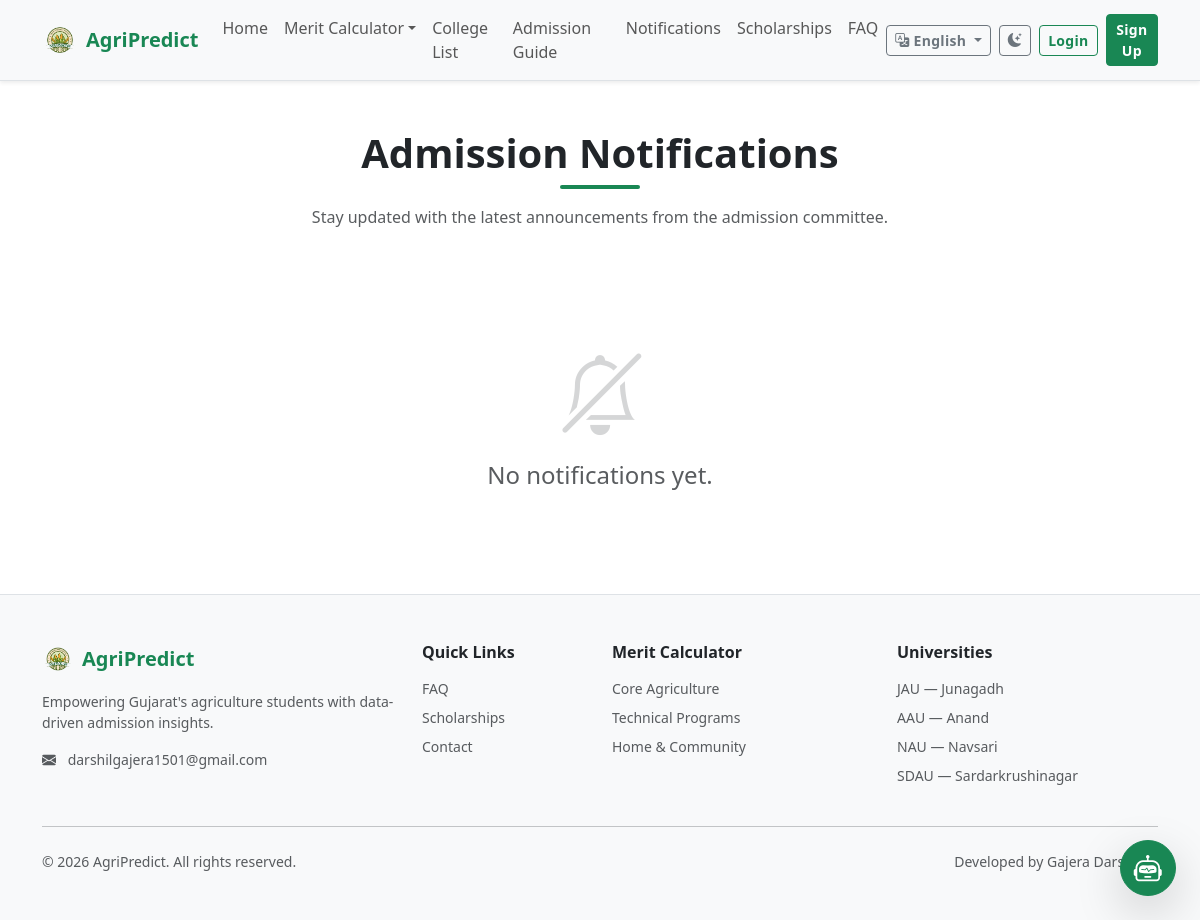
Before: /notifications/ with the older database file.
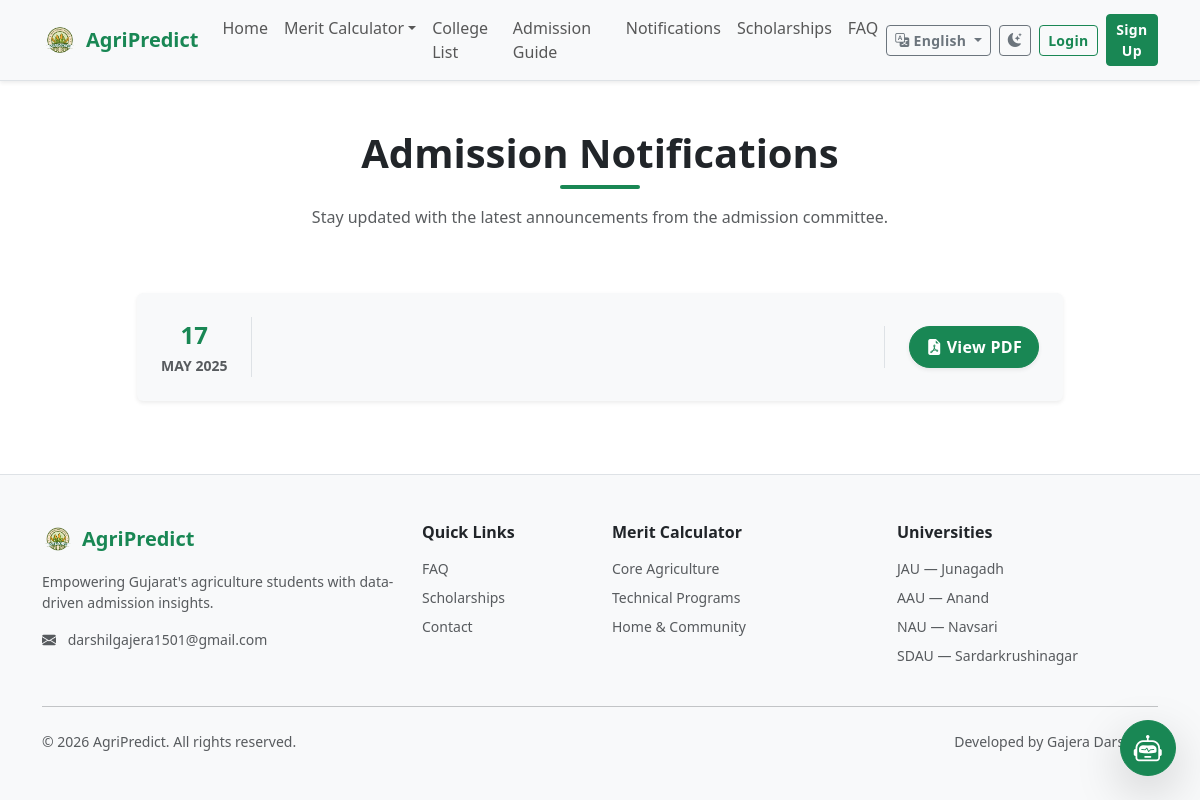
After: the same page with the newer database file.
### notifications/models.py (models this page shows, shortened)
class Notification(TranslatableModel):
    translations = TranslatedFields(
        title=models.CharField(max_length=400),
        summary=models.TextField(blank=True),
    )
    pdf = models.FileField(upload_to="notifications/pdfs/", blank=True)
    external_url = models.URLField(blank=True)
    published_date = models.DateField()
    is_active = models.BooleanField(default=True)
    is_important = models.BooleanField(default=False, help_text="Show highlighted on homepage")
    created_at = models.DateTimeField(auto_now_add=True)
    class Meta:
        ordering = ["-published_date"]
        verbose_name = _("notification")
        verbose_name_plural = _("notifications")

### notifications/views.py (the view)
# urls.py: path("", views.notification_list, name="list"),
def notification_list(request):
    notifications = Notification.objects.filter(is_active=True).order_by("-published_date")
    dates = AdmissionDate.objects.filter(is_active=True).order_by("start_date")
    return render(request, "notifications/list.html", {
        "notifications": notifications,
        "dates": dates,
    })

### core/context_processors.py (called while the page is built)
def global_context(request):
    return {
        "CHATBOT_ENABLED": bool(settings.CHATBOT_API_URL),
        "SITE_NAME": "AgriPredict",
    }

### notifications/templates/notifications/list.html (shortened to what this page needs)
{% extends "base.html" %}
{% load i18n %}
{% block content %}
<div class="container py-5">
    <div class="row mb-5 text-center">
        <div class="col-lg-8 mx-auto">
            <h2 class="fw-bold display-6 mb-2 text-body">{% trans "Admission Notifications" %}</h2>
            <div class="mx-auto bg-success rounded-pill" style="width: 80px; height: 4px;"></div>
            <p class="text-secondary mt-3">{% trans "Stay updated with the latest announcements from the admission committee." %}</p>
        </div>
    </div>
    <div class="row">
        <div class="col-lg-10 mx-auto">
            <div class="notification-timeline">
                {% for n in notifications %}
                <div class="notification-item mb-4">
                    <div class="card border-0 shadow-sm hover-lift transition-all bg-body-tertiary text-body {% if n.is_important %}important-border{% endif %}">
                        <div class="card-body p-4">
                            <div class="row align-items-center">
                                <div class="col-md-auto text-center border-end-separator pe-md-4 mb-3 mb-md-0">
                                    <div class="d-md-block">
                                        <span class="d-block fw-bold fs-4 text-success mb-0">{{ n.published_date|date:"d" }}</span>
                                        <span class="text-uppercase small fw-bold text-secondary">{{ n.published_date|date:"M Y" }}</span>
                                    </div>
                                </div>
                                <div class="col-md">
                                </div>
                                <div class="col-md-auto mt-3 mt-md-0 ps-md-4 border-start-separator">
                                    <div class="d-flex flex-row flex-md-column gap-2 justify-content-center">
                                        {% if n.pdf %}
                                        <a href="{{ n.pdf.url }}" target="_blank" class="btn btn-success px-3 py-2 rounded-pill shadow-sm">
                                            <i class="bi bi-file-earmark-pdf-fill me-1"></i>{% trans "View PDF" %}
                                        </a>
                                        {% endif %}
                                    </div>
                                </div>
                            </div>
                        </div>
                    </div>
                </div>
                {% empty %}
                <div class="text-center py-5">
                    <div class="display-1 text-secondary opacity-25 mb-4">
                        <i class="bi bi-bell-slash"></i>
                    </div>
                    <h4 class="text-secondary">{% trans "No notifications yet." %}</h4>
                </div>
                {% endfor %}
            </div>
        </div>
    </div>
</div>
{% endblock %}

Changed rows visible on the page:
added Notification: published_date "17", published_date "MAY 2025"
Other visible differences:
text no longer shown: "No notifications yet."
